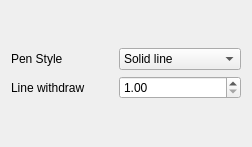
<?xml version="1.0" encoding="UTF-8"?>
<ui version="4.0">
 <class>Settings</class>
 <widget class="QDialog" name="Settings">
  <property name="geometry">
   <rect>
    <x>0</x>
    <y>0</y>
    <width>252</width>
    <height>147</height>
   </rect>
  </property>
  <property name="windowTitle">
   <string>Dialog</string>
  </property>
  <layout class="QGridLayout" name="gridLayout_2">
   <item row="0" column="0">
    <layout class="QGridLayout" name="gridLayout">
     <item row="1" column="0">
      <widget class="QLabel" name="label_3">
       <property name="text">
        <string>Line withdraw</string>
       </property>
      </widget>
     </item>
     <item row="0" column="0">
      <widget class="QLabel" name="label_2">
       <property name="text">
        <string>Pen Style</string>
       </property>
      </widget>
     </item>
     <item row="0" column="1">
      <widget class="QComboBox" name="comboBox_penStyle">
       <property name="currentIndex">
        <number>0</number>
       </property>
       <item>
        <property name="text">
         <string>Solid line</string>
        </property>
       </item>
       <item>
        <property name="text">
         <string>Dash line</string>
        </property>
       </item>
       <item>
        <property name="text">
         <string>Dot line</string>
        </property>
       </item>
       <item>
        <property name="text">
         <string>Dash dot line</string>
        </property>
       </item>
       <item>
        <property name="text">
         <string>Dash dot dot line</string>
        </property>
       </item>
      </widget>
     </item>
     <item row="1" column="1">
      <widget class="QDoubleSpinBox" name="doubleSpinBox">
       <property name="decimals">
        <number>2</number>
       </property>
       <property name="minimum">
        <double>1.000000000000000</double>
       </property>
       <property name="maximum">
        <double>3.500000000000000</double>
       </property>
       <property name="singleStep">
        <double>0.050000000000000</double>
       </property>
      </widget>
     </item>
    </layout>
   </item>
  </layout>
 </widget>
 <resources/>
 <connections/>
</ui>
